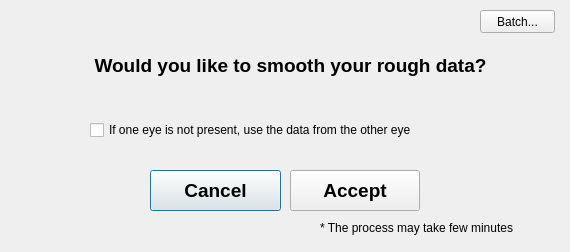
<?xml version="1.0" encoding="UTF-8"?>
<ui version="4.0">
 <class>DialogSmoothXY</class>
 <widget class="QDialog" name="DialogSmoothXY">
  <property name="geometry">
   <rect>
    <x>0</x>
    <y>0</y>
    <width>570</width>
    <height>252</height>
   </rect>
  </property>
  <property name="windowTitle">
   <string>Dialog</string>
  </property>
  <widget class="QLabel" name="lMsg">
   <property name="geometry">
    <rect>
     <x>40</x>
     <y>30</y>
     <width>501</width>
     <height>71</height>
    </rect>
   </property>
   <property name="font">
    <font>
     <pointsize>14</pointsize>
     <weight>75</weight>
     <bold>true</bold>
    </font>
   </property>
   <property name="layoutDirection">
    <enum>Qt::LeftToRight</enum>
   </property>
   <property name="autoFillBackground">
    <bool>false</bool>
   </property>
   <property name="text">
    <string>Would you like to smooth your rough data?</string>
   </property>
   <property name="textFormat">
    <enum>Qt::AutoText</enum>
   </property>
   <property name="alignment">
    <set>Qt::AlignCenter</set>
   </property>
  </widget>
  <widget class="QLabel" name="label_2">
   <property name="geometry">
    <rect>
     <x>320</x>
     <y>220</y>
     <width>311</width>
     <height>16</height>
    </rect>
   </property>
   <property name="text">
    <string>* The process may take few minutes</string>
   </property>
  </widget>
  <widget class="QPushButton" name="b_cancel">
   <property name="geometry">
    <rect>
     <x>150</x>
     <y>170</y>
     <width>131</width>
     <height>41</height>
    </rect>
   </property>
   <property name="font">
    <font>
     <pointsize>14</pointsize>
     <weight>75</weight>
     <bold>true</bold>
    </font>
   </property>
   <property name="text">
    <string>Cancel</string>
   </property>
  </widget>
  <widget class="QPushButton" name="b_accept">
   <property name="geometry">
    <rect>
     <x>290</x>
     <y>170</y>
     <width>130</width>
     <height>41</height>
    </rect>
   </property>
   <property name="font">
    <font>
     <pointsize>14</pointsize>
     <weight>75</weight>
     <bold>true</bold>
    </font>
   </property>
   <property name="text">
    <string>Accept</string>
   </property>
  </widget>
  <widget class="QCheckBox" name="cb_eyes">
   <property name="geometry">
    <rect>
     <x>90</x>
     <y>120</y>
     <width>431</width>
     <height>20</height>
    </rect>
   </property>
   <property name="text">
    <string>If one eye is not present, use the data from the other eye</string>
   </property>
  </widget>
  <widget class="QPushButton" name="b_Batch">
   <property name="geometry">
    <rect>
     <x>480</x>
     <y>10</y>
     <width>75</width>
     <height>23</height>
    </rect>
   </property>
   <property name="text">
    <string>Batch...</string>
   </property>
  </widget>
 </widget>
 <resources/>
 <connections/>
</ui>
